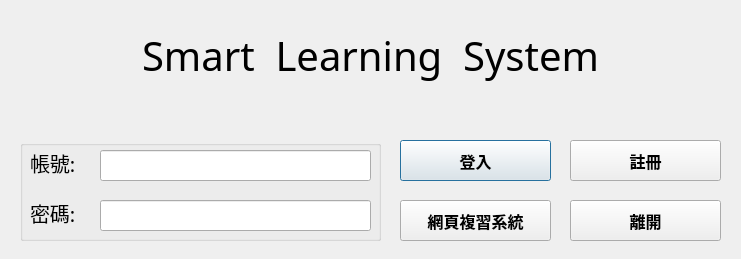
<?xml version="1.0" encoding="UTF-8"?>
<ui version="4.0">
 <class>loginPage</class>
 <widget class="QDialog" name="loginPage">
  <property name="geometry">
   <rect>
    <x>0</x>
    <y>0</y>
    <width>741</width>
    <height>259</height>
   </rect>
  </property>
  <property name="windowTitle">
   <string>Dialog</string>
  </property>
  <widget class="QPushButton" name="loginButton">
   <property name="geometry">
    <rect>
     <x>400</x>
     <y>140</y>
     <width>151</width>
     <height>41</height>
    </rect>
   </property>
   <property name="font">
    <font>
     <pointsize>12</pointsize>
     <weight>75</weight>
     <bold>true</bold>
    </font>
   </property>
   <property name="text">
    <string>登入</string>
   </property>
  </widget>
  <widget class="QPushButton" name="exitButton">
   <property name="geometry">
    <rect>
     <x>570</x>
     <y>200</y>
     <width>151</width>
     <height>41</height>
    </rect>
   </property>
   <property name="font">
    <font>
     <pointsize>12</pointsize>
     <weight>75</weight>
     <bold>true</bold>
    </font>
   </property>
   <property name="text">
    <string>離開</string>
   </property>
  </widget>
  <widget class="QPushButton" name="reviewWebsiteButton">
   <property name="geometry">
    <rect>
     <x>400</x>
     <y>200</y>
     <width>151</width>
     <height>41</height>
    </rect>
   </property>
   <property name="font">
    <font>
     <pointsize>12</pointsize>
     <weight>75</weight>
     <bold>true</bold>
    </font>
   </property>
   <property name="text">
    <string>網頁複習系統</string>
   </property>
  </widget>
  <widget class="QLabel" name="titleLabel">
   <property name="geometry">
    <rect>
     <x>10</x>
     <y>10</y>
     <width>721</width>
     <height>91</height>
    </rect>
   </property>
   <property name="font">
    <font>
     <family>Tw Cen MT Condensed Extra Bold</family>
     <pointsize>30</pointsize>
     <weight>50</weight>
     <italic>false</italic>
     <bold>false</bold>
    </font>
   </property>
   <property name="text">
    <string>Smart  Learning  System</string>
   </property>
   <property name="alignment">
    <set>Qt::AlignCenter</set>
   </property>
  </widget>
  <widget class="QPushButton" name="registerButton">
   <property name="geometry">
    <rect>
     <x>570</x>
     <y>140</y>
     <width>151</width>
     <height>41</height>
    </rect>
   </property>
   <property name="font">
    <font>
     <pointsize>12</pointsize>
     <weight>75</weight>
     <bold>true</bold>
    </font>
   </property>
   <property name="text">
    <string>註冊</string>
   </property>
  </widget>
  <widget class="QGroupBox" name="groupBox">
   <property name="geometry">
    <rect>
     <x>20</x>
     <y>140</y>
     <width>361</width>
     <height>101</height>
    </rect>
   </property>
   <property name="font">
    <font>
     <pointsize>10</pointsize>
     <weight>50</weight>
     <bold>false</bold>
    </font>
   </property>
   <property name="autoFillBackground">
    <bool>false</bool>
   </property>
   <property name="styleSheet">
    <string notr="true"/>
   </property>
   <property name="title">
    <string/>
   </property>
   <property name="flat">
    <bool>false</bool>
   </property>
   <widget class="QLineEdit" name="accountTextbox">
    <property name="geometry">
     <rect>
      <x>80</x>
      <y>10</y>
      <width>271</width>
      <height>31</height>
     </rect>
    </property>
    <property name="font">
     <font>
      <pointsize>12</pointsize>
      <weight>75</weight>
      <bold>true</bold>
      <strikeout>false</strikeout>
     </font>
    </property>
    <property name="cursorPosition">
     <number>0</number>
    </property>
   </widget>
   <widget class="QLineEdit" name="passwordTextbox">
    <property name="geometry">
     <rect>
      <x>80</x>
      <y>60</y>
      <width>271</width>
      <height>31</height>
     </rect>
    </property>
    <property name="font">
     <font>
      <pointsize>12</pointsize>
      <weight>75</weight>
      <bold>true</bold>
     </font>
    </property>
    <property name="frame">
     <bool>true</bool>
    </property>
    <property name="echoMode">
     <enum>QLineEdit::Password</enum>
    </property>
    <property name="clearButtonEnabled">
     <bool>false</bool>
    </property>
   </widget>
   <widget class="QLabel" name="accountLabel">
    <property name="geometry">
     <rect>
      <x>10</x>
      <y>10</y>
      <width>61</width>
      <height>25</height>
     </rect>
    </property>
    <property name="font">
     <font>
      <family>華康新儷粗黑</family>
      <pointsize>15</pointsize>
      <weight>50</weight>
      <bold>false</bold>
     </font>
    </property>
    <property name="text">
     <string>帳號:</string>
    </property>
   </widget>
   <widget class="QLabel" name="passwordLabel">
    <property name="geometry">
     <rect>
      <x>10</x>
      <y>60</y>
      <width>61</width>
      <height>25</height>
     </rect>
    </property>
    <property name="font">
     <font>
      <family>華康儷粗黑</family>
      <pointsize>15</pointsize>
      <weight>50</weight>
      <bold>false</bold>
     </font>
    </property>
    <property name="text">
     <string>密碼:</string>
    </property>
   </widget>
  </widget>
  <zorder>groupBox</zorder>
  <zorder>loginButton</zorder>
  <zorder>exitButton</zorder>
  <zorder>reviewWebsiteButton</zorder>
  <zorder>titleLabel</zorder>
  <zorder>registerButton</zorder>
 </widget>
 <resources/>
 <connections/>
</ui>
